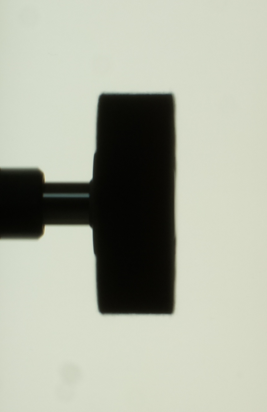
#> input picture Images/40mm/Screenshot_test_40.png, 267 x 412 px, found by its file name
$ python test_40.py
#> lines starting #> are read from the running program, lines starting #| are printed output that depends on the picture; after the words box and inside, x2 and y2 are one past the last pixel; in counts of white or black regions, pixels touching at a corner belong together
import cv2
import numpy as np
import matplotlib.pyplot as plt
from scipy.signal import find_peaks # type: ignore
from scipy.interpolate import splprep, splev # type: ignore

def draw_dashed_line(image, start_point, end_point, color, thickness, dash_length):
    x1, y1 = start_point
    x2, y2 = end_point

    total_length = np.sqrt((x2 - x1) ** 2 + (y2 - y1) ** 2)
    num_dashes = int(total_length // dash_length)

    for i in range(num_dashes):
        start = (int(x1 + (x2 - x1) * i / num_dashes), int(y1 + (y2 - y1) * i / num_dashes))
        end = (int(x1 + (x2 - x1) * (i + 0.5) / num_dashes), int(y1 + (y2 - y1) * (i + 0.5) / num_dashes))
        cv2.line(image, start, end, color, thickness)

def draw_vertical_lines_on_image(input_image_path, output_image_path, line_distance):
    # Load the input image
#> called with line_distance = 5
    image = cv2.imread(input_image_path)
#> image is the input picture: shape (412, 267, 3); mean B, G, R 161, 175.7, 172.2

    # Convert to grayscale
    gray_image = cv2.cvtColor(image, cv2.COLOR_BGR2GRAY)

    # Convert to binary image using thresholding
    _, binary_image = cv2.threshold(gray_image, 127, 255, cv2.THRESH_BINARY)
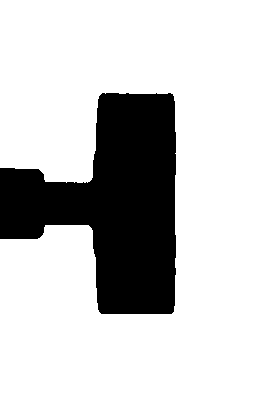
#> binary_image: shape (412, 267); 79.2% white; 1 black region, box (x1, y1, x2, y2) and area: (0, 93, 176, 314) 22836

    # Apply Gaussian blur to the binary image
    blurred_image = cv2.GaussianBlur(binary_image, (5, 5), 0)

    # Detect edges using Canny edge detection
    edges = cv2.Canny(blurred_image, 50, 150)
#> edges: shape (412, 267); 0.69% white in thin lines or dots, all inside (x1, y1, x2, y2) = (0, 92, 176, 314)

    # Increase the thickness of the edges
    kernel = np.ones((thickness, thickness), np.uint8)
    edges = cv2.dilate(edges, kernel, iterations=1)

    plt.figure(figsize=(15, 6))
    # Edge-detected Image on Blurred Image
    plt.subplot(1, 4, 4)
    plt.imshow(edges, cmap='gray')
    plt.title('Edge Detection on Blurred Image')
    plt.axis('off')
    # Get the coordinates of edge points
    edge_points = np.column_stack(np.where(edges > 0))
#> edge_points = 754 pairs, first value 92 to 313, second value 0 to 175

    # Extract x and y coordinates
    x_coords = edge_points[:, 1]
#> x_coords = 754 values, max 175 at index 146, min 0 at index 221, mean 112.5
    y_coords = edge_points[:, 0]
#> y_coords = 754 values from 92 to 313

    # Define the range and bins for the histogram
    x_min, x_max = x_coords.min(), x_coords.max()
#> x_min = 0; x_max = 175
    bins = np.arange(x_min, x_max + 1)
#> bins = 176 values from 0 to 175

    # Calculate the histogram along the x-axis
    countsX, bin_edges = np.histogram(x_coords, bins=bins)
#> countsX = 175 values, max 210 at index 174, min 2 at index 0, mean 4.31; bin_edges = 176 values from 0 to 175
    bin_centers = (bin_edges[:-1] + bin_edges[1:]) / 2
#> bin_centers = 175 values from 0.5 to 174.5

    '''
    # Limit the data for visualization
    countsX = countsX[:250]
    bin_centers = bin_centers[:250]
    '''
    # Sum histogram values in a ±3 pixel range for peak detection
    countsX = np.convolve(countsX, np.ones(3), mode='same')  # A window size of 7 covers ±3 pixels
#> countsX = 175 values, max 222 at index 173, min 4 at index 0, mean 11.71
    # Find peaks in the histogram
    peaks, _ = find_peaks(countsX, height=50, distance=50)
#> peaks = [96, 173]

    '''
    # Filter out peaks that are out of the truncated range
    valid_peaks = peaks[peaks < len(countsX)]
    '''

    '''
    # Get peak heights and sort them
    if valid_peaks.size > 0:
        peak_heights = countsX[valid_peaks]
        sorted_peaks = np.argsort(peak_heights)[::-1]
        top_two_peaks = valid_peaks[sorted_peaks[:2]]
    else:
        top_two_peaks = []
    '''

    # Check if there are at least two peaks found
    if len(peaks) >= 2:
        # Get peak heights and sort them
        peak_heights = countsX[peaks]
#> peak_heights = [101, 222]
        sorted_peaks = np.argsort(peak_heights)[::-1]
#> sorted_peaks = [1, 0]
        top_two_peaks = peaks[sorted_peaks[:2]]
#> top_two_peaks = [173, 96]

        # Sort the top two peaks by x-coordinate (left to right)
        top_two_peaks = top_two_peaks[np.argsort(bin_centers[top_two_peaks])]
#> top_two_peaks = [96, 173]

        # Extract x-coordinates of the peaks
        left_peak_x = bin_centers[top_two_peaks[0]]
#> left_peak_x = 96.5
        right_peak_x = bin_centers[top_two_peaks[1]]
#> right_peak_x = 173.5

        # Calculate pixel-to-mm conversion factor
        pixel_to_mm = 15.0 / (right_peak_x - left_peak_x)
#> pixel_to_mm = 0.195
        print(f"Conversion factor of 1 pixel is {round(pixel_to_mm, 4)} mm")
#| Conversion factor of 1 pixel is 0.1948 mm

        # Round values to 2 decimal places
        left_peak_x = round(left_peak_x, 2)
        right_peak_x = round(right_peak_x, 2)

        print(f"Left peak X-coordinate: {round(left_peak_x * pixel_to_mm, 2)}")
#| Left peak X-coordinate: 18.8
        print(f"Right peak X-coordinate: {round(right_peak_x * pixel_to_mm, 2)}")
#| Right peak X-coordinate: 33.8
    else:
        print("Less than two peaks detected.")
         # Plot Histogram and Peaks
        plt.figure(figsize=(15, 6))
        plt.bar(bin_centers, countsX, width=1, color='g', alpha=0.6, label='Histogram')
        plt.plot(bin_centers, countsX, label='Counts')

        # if len(top_two_peaks) > 0:
            # plt.scatter(bin_centers[top_two_peaks], countsX[top_two_peaks], color='r', s=50, zorder=5, label='Top Peaks')
        plt.axvline(bin_centers[peaks ], color='r', linestyle='--', label='Peak 1')
            # if len(top_two_peaks) > 1:
        # plt.axvline(bin_centers[top_two_peaks[1]], color='b', linestyle='--', label='Peak 2')

        plt.xlabel('X-coordinate')
        plt.ylabel('Number of Edge Points')
        plt.title('Histogram with Detected Peaks')
        plt.legend()
        plt.grid(True)
        plt.tight_layout()
        plt.show()
        return

    '''
    # Consider histogram endpoints as potential peaks
    potential_peaks = np.concatenate(([0], valid_peaks, [len(countsX)-1]))
    potential_heights = countsX[potential_peaks]
    sorted_potential_peaks = np.argsort(potential_heights)[::-1]
    top_two_peaks_with_ends = potential_peaks[sorted_potential_peaks[:2]]
    '''

    # Consider histogram endpoints as potential peaks
    potential_peaks = np.concatenate(([0], peaks, [len(countsX)-1]))
#> potential_peaks = [0, 96, 173, 174]
    potential_heights = countsX[potential_peaks]
#> potential_heights = [4, 101, 222, 218]
    sorted_potential_peaks = np.argsort(potential_heights)[::-1]
#> sorted_potential_peaks = [2, 3, 1, 0]
    top_two_peaks_with_ends = potential_peaks[sorted_potential_peaks[:2]]
#> top_two_peaks_with_ends = [173, 174]

    # Plotting
    plt.figure(figsize=(15, 6))

    # Original image with edges
    plt.subplot(1, 2, 1)
    plt.imshow(cv2.cvtColor(image, cv2.COLOR_BGR2RGB))
    plt.contour(edges, colors='r', levels=[0.5])
    plt.title('Image with Edges')
    plt.axis('off')

    # Histogram and peaks
    plt.subplot(1, 2, 2)
    plt.bar(bin_centers, countsX, width=1, color='g', alpha=0.6, label='Histogram')
    plt.plot(bin_centers, countsX, label='Counts')

    if len(top_two_peaks) > 0:
        plt.scatter(bin_centers[top_two_peaks], countsX[top_two_peaks], color='r', s=50, zorder=5, label='Top Peaks')
        plt.axvline(bin_centers[top_two_peaks[0]], color='r', linestyle='--', label='Peak 1')
        if len(top_two_peaks) > 1:
            plt.axvline(bin_centers[top_two_peaks[1]], color='b', linestyle='--', label='Peak 2')

    plt.xlabel('X-coordinate')
    plt.ylabel('Number of Edge Points')
    plt.title('Histogram with Detected Peaks')
    plt.legend()
    plt.grid(True)

    plt.tight_layout()
    plt.show()
#> figure, not shown here; panel 2: tallest bar 222 high, from x = 173 to 174; panel 2: curve peaks at x = 173.5, y = 222

    ## For geting the sampled points within the required region (only Flap Wheel)

    # Increase the thickness of the edges
    kernel = np.ones((thickness, thickness), np.uint8)
    edges = cv2.dilate(edges, kernel, iterations=1)

    # Convert the edge image to a color image
    color_edges = cv2.cvtColor(edges, cv2.COLOR_GRAY2BGR)

    # Get the dimensions of the image
    image_height, image_width = edges.shape[:2]
#> image_height = 412; image_width = 267

    # Temporary image for drawing lines
    temp_image = np.copy(color_edges)

    # List to store coordinates of highlighted points
    highlighted_points = []
###
    midpoints = []

    # Draw vertical white lines
    for x in range(0, image_width, line_distance):
        # Draw the vertical line on the copy image
        cv2.line(temp_image, (x, 0), (x, image_height - 1), (255, 255, 255), 1)

        # Highlight intersections with red dots
        intersections = []
        for y in range(image_height):
            if edges[y, x] == 255:  # Check if there is an edge at this point
                intersections.append(y)
                # cv2.circle(color_edges, (x, y), dot_radius, (0, 0, 255), -1)  # Draw a red dot

        if len(intersections) > 1:
            # Calculate the midpoint of the intersections
            midpoints.append(np.mean(intersections))
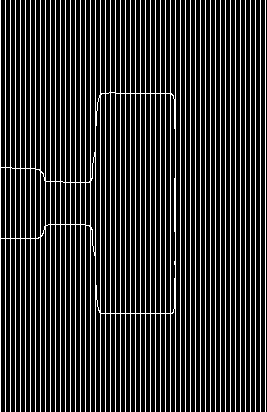
#> temp_image: shape (412, 267, 3); 20.7% white in thin lines or dots
#> after the loop, midpoints = 36 values, max 207.8 at index 19, min 199.5 at index 35, mean 203

    # Select 10 midpoints from the middle of the list
    num_midpoints = len(midpoints)
#> num_midpoints = 36
    if num_midpoints > 10:
        start_idx = (num_midpoints - 10) // 2
#> start_idx = 13
        selected_midpoints = midpoints[start_idx:start_idx + 10]
#> selected_midpoints = [203, 202.5, 203, 203, 203, 203.5, 207.8, 203.5, 203, 202.5]
    else:
        selected_midpoints = midpoints

    # Calculate the average of the selected midpoints
    if selected_midpoints:
        average_y = np.mean(selected_midpoints)
#> average_y = 203.5

        # Draw a horizontal blue line at the average y-coordinate
        # cv2.line(color_edges, (0, int(average_y)), (image_width - 1, int(average_y)), (255, 0, 0), thickness)

    # Draw a horizontal dashed blue line at the average y-coordinate with increased thickness
    draw_dashed_line(color_edges, (0, int(average_y)), (image_width - 1, int(average_y)), (255, 0, 0), thickness, dash_length)
#> in draw_dashed_line, `total_length = np.sqrt((x2 - x1) ** 2 + (y2 - y1) ** 2)`: total_length = 266
#> in draw_dashed_line, `num_dashes = int(total_length // dash_length)`: num_dashes = 26
#> the loop in draw_dashed_line, `for i in range(num_dashes):` made 26 passes
#> (start, end) on passes 1 to 12: ((0, 203), (5, 203)), ((10, 203), (15, 203)), ((20, 203), (25, 203)), ((30, 203), (35, 203)), ((40, 203), (46, 203)), ((51, 203), (56, 203)), ((61, 203), (66, 203)), ((71, 203), (76, 203)), ((81, 203), (86, 203)), ((92, 203), (97, 203)), ((102, 203), (107, 203)), ((112, 203), (117, 203))

    # Draw vertical lines at the detected peaks
    for peak_x in [left_peak_x, right_peak_x]:
        cv2.line(color_edges, (int(peak_x), 0), (int(peak_x), image_height), (255, 0, 0), thickness)  # Blue vertical line
#> this loop made 2 passes
#> peak_x on passes 1 to 2: 96.5, 173.5
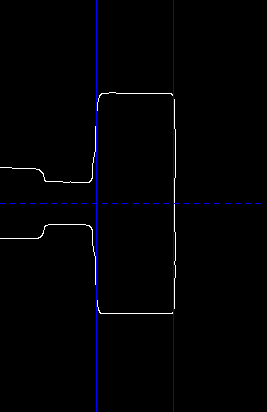
#> color_edges: shape (412, 267, 3); mean B, G, R 3.9, 1.7, 1.7


    # Remove the vertical lines from the final output
    final_image = color_edges.copy()
    for x in range(0, image_width, line_distance):
        cv2.line(final_image, (x, 0), (x, image_height - 1), (0, 0, 0), 1)
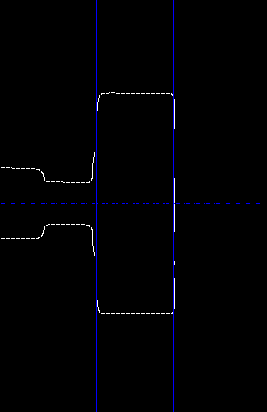
#> final_image: shape (412, 267, 3); 0.23% of pixels changed, all inside (x1, y1, x2, y2) = (0, 92, 261, 314)
###


    # Draw vertical white lines and highlight intersections
    for x in range(int(left_peak_x), int(right_peak_x), line_distance):
        for y in range(image_height):
            if edges[y, x] == 255:  # Check if there is an edge at this point
                cv2.circle(color_edges, (x, y), dot_radius, (0, 0, 255), -1)  # Draw a red dot
                # Convert pixel coordinates to mm and adjust based on reference axes
                x_mm = (x - left_peak_x) * pixel_to_mm
                y_mm = (average_y - y) * pixel_to_mm  # Flip y-axis
                highlighted_points.append((x_mm, y_mm))  # Store the coordinates in mm
                break
            temp_image[y, x] = (255, 255, 255)  # Draw the vertical line in the temporary image
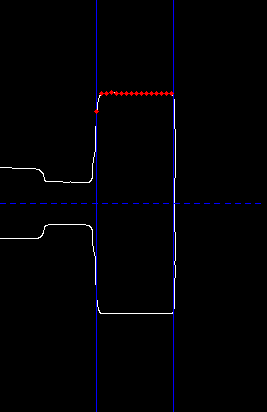
#> color_edges: shape (412, 267, 3); 0.19% of pixels changed, all inside (x1, y1, x2, y2) = (94, 90, 174, 114)
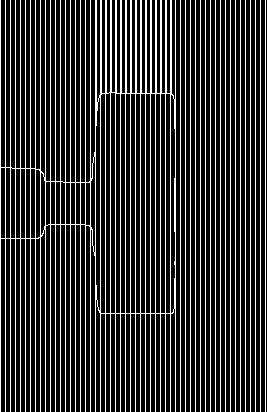
#> temp_image: shape (412, 267, 3); 22.1% white in thin lines or dots
#> after the loop, highlighted_points = [(-0.0974, 18.02), (0.877, 21.52), (1.85, 21.52), (2.82, 21.72), (3.8, 21.52), (4.77, 21.52), (5.75, 21.52), (6.72, 21.52), (7.69, 21.52), (8.67, 21.52), (9.64, 21.52), (10.62, 21.52), (11.59, 21.52), (12.56, 21.52), (13.54, 21.52), (14.51, 21.52)]

    # Remove vertical white lines by copying the original thick edges to the final image
    final_image = np.copy(color_edges)

    # Save the resulting image to a file using matplotlib
    plt.imsave(output_image_path, cv2.cvtColor(final_image, cv2.COLOR_BGR2RGB))

    # Display the resulting image using matplotlib
    plt.imshow(cv2.cvtColor(color_edges, cv2.COLOR_BGR2RGB))
    plt.title('Vertical Lines and Intersections Highlighted')
    plt.axis('off')  # Hide axis
    plt.show()

    # Save the coordinates in mm to a text file
    with open(coordinates_output_path, 'w') as file:
        for point in highlighted_points:
            file.write(f"{point[0]:.2f}, {point[1]:.2f}\n")
#> this loop made 16 passes

    # Return the list of highlighted points
    return highlighted_points

def plot_spline_from_coordinates(coordinates_file):
    # Read coordinates from the file
    with open(coordinates_output_path, 'r') as file:
        lines = file.readlines()

    # Parse the coordinates
    coordinates = []
    for line in lines:
        x, y = map(float, line.strip().split(', '))
        coordinates.append((x, y))

    # Convert to numpy array for easier manipulation
    coordinates = np.array(coordinates)
#> coordinates = 16 rows, first 8: [-0.1, 18.02], [0.88, 21.52], [1.85, 21.52], [2.82, 21.72], [3.8, 21.52], [4.77, 21.52], [5.75, 21.52], [6.72, 21.52]

    # Sort coordinates by x-value
    sorted_coords = coordinates[np.argsort(coordinates[:, 0])]
#> sorted_coords has the same summary as coordinates
    x_sorted = sorted_coords[:, 0]
#> x_sorted = [-0.1, 0.88, 1.85, 2.82, 3.8, 4.77, 5.75, 6.72, 7.69, 8.67, 9.64, 10.62, 11.59, 12.56, 13.54, 14.51]
    y_sorted = sorted_coords[:, 1]
#> y_sorted = [18.02, 21.52, 21.52, 21.72, 21.52, 21.52, 21.52, 21.52, 21.52, 21.52, 21.52, 21.52, 21.52, 21.52, 21.52, 21.52]

    # Scale the coordinates
    # x_scaled = x_sorted * x_scale
    # y_scaled = y_sorted * y_scale


     # Fit a spline to the data points
    tck, u = splprep([x_sorted, y_sorted], s=0)
#> tck = 3 items; u = [0, 0.21, 0.266, 0.323, 0.381, 0.437, 0.494, 0.55, 0.606, 0.663, 0.719, 0.775, 0.831, 0.887, 0.944, 1]
    unew = np.linspace(0, 1.0, num=len(x_sorted)*10)  # Generate points for smooth spline
#> unew = 160 values from 0 to 1
    out = splev(unew, tck)
#> out = 2 items

    # Plotting
    plt.figure(figsize=(10, 6))
    plt.plot(out[0], out[1], 'b-', label='Spline')
    # plt.scatter(x_sorted, y_sorted, color='r', label='Sampled Points')
    plt.xlabel('X-coordinate (mm)')
    plt.ylabel('Y-coordinate (mm)')
    plt.title('Spline Through Sampled Points')
    # plt.gca().invert_yaxis()  # Flip the y-axis

    # Set axis limits for better scaling (optional)
    # plt.xlim(min(x_scaled) - 100, max(x_scaled) + 100)  # Extend range for X-axis
    # plt.ylim(min(y_scaled) - 100, max(y_scaled) + 100)  # Extend range for Y-axis

    # plt.gca().invert_yaxis()  # Flip the y-axis
    plt.legend()
    plt.grid(True)
    plt.show()
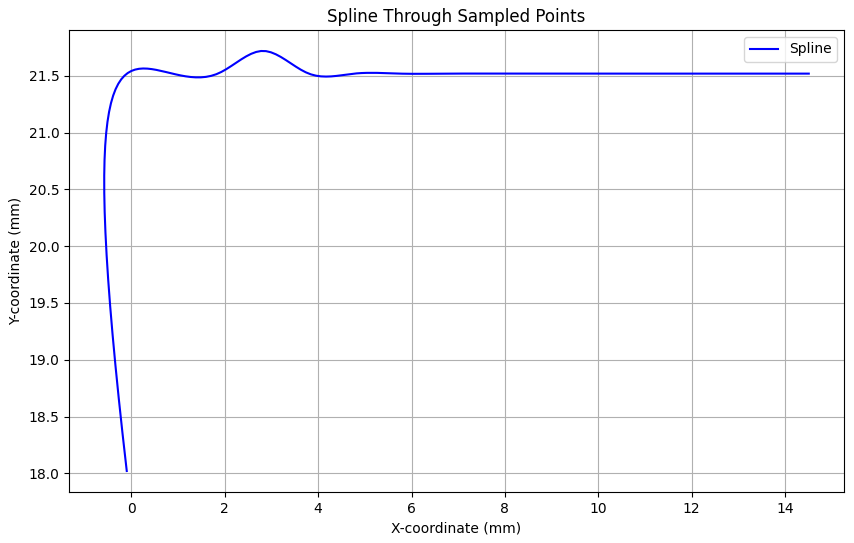
#> figure drawn by matplotlib, 1 panel

# Parameters
input_image_path = r'D:\My Files\HiWi IFPT\hiwiifpt\Images\40mm\Screenshot_test_40.png'  # Path to the input image
output_image_path = r'D:\My Files\HiWi IFPT\hiwiifpt\outputs\test_40.jpg'  # Path to save the output image
coordinates_output_path = r'D:\My Files\HiWi IFPT\hiwiifpt\outputs\coordinates_test_40.txt'  # Path to save the coordinates of the highlighted points
line_distance = 5  # Distance between vertical lines
thickness = 1  # Thickness of the edges of the edge image
dot_radius = 2  # Radius of the red dots at intersection
x_scale = 1.5  # Scale factor for X-axis
y_scale = 1.2  # Scale factor for Y-axis
dash_length = 10  # Length of each dash in the dashed line

# Draw vertical lines on the input image
draw_vertical_lines_on_image(input_image_path, output_image_path, line_distance)
plot_spline_from_coordinates(coordinates_output_path)
